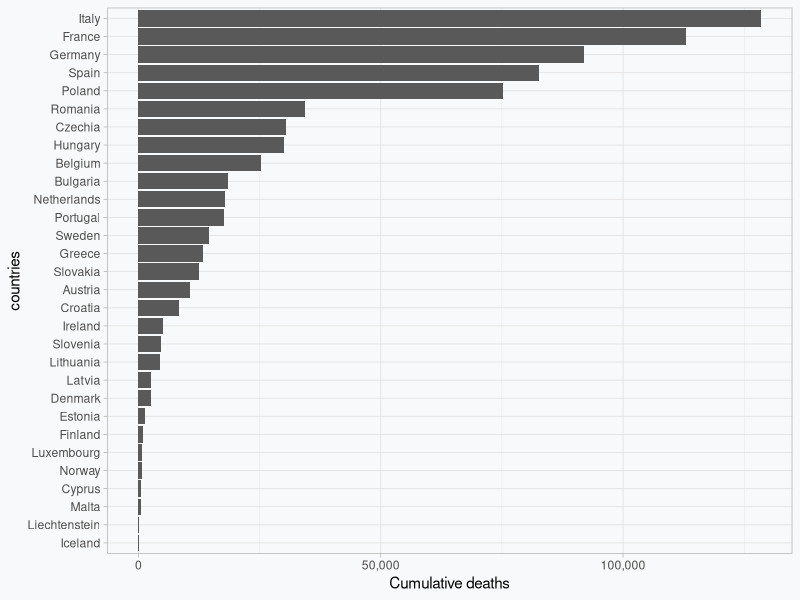
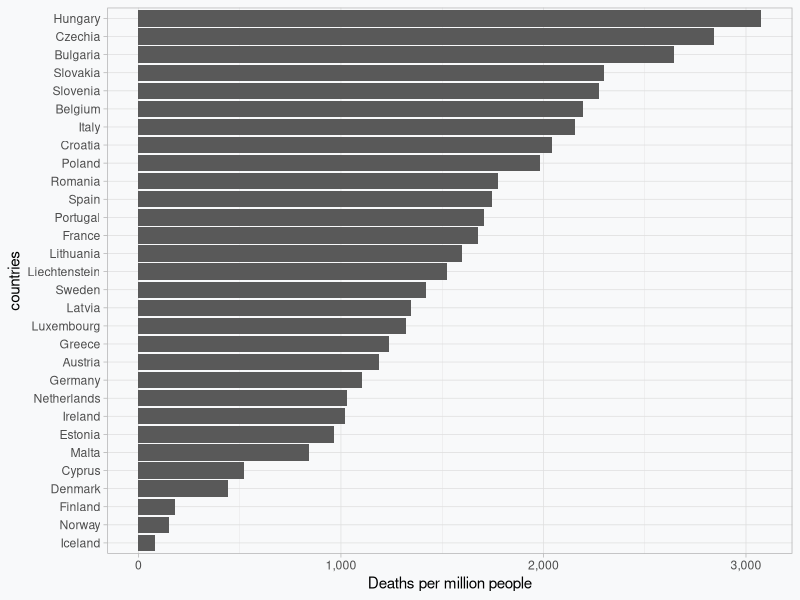
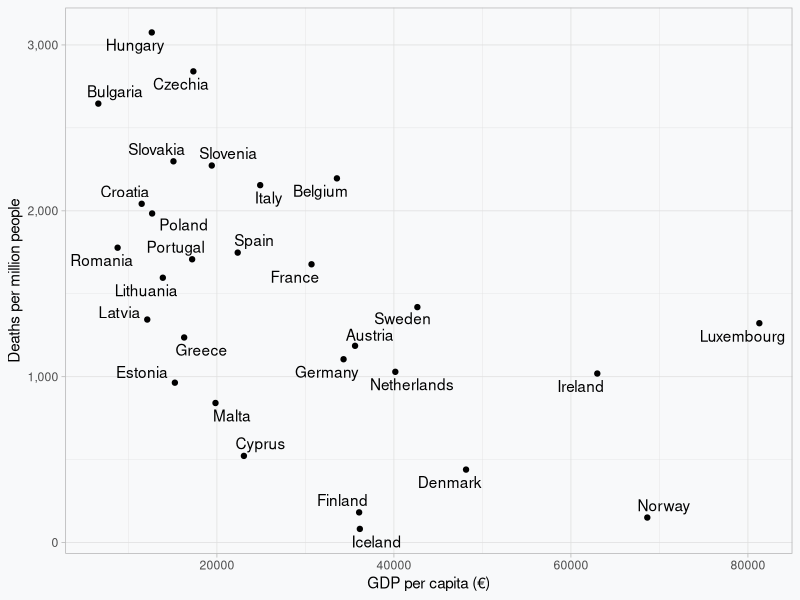
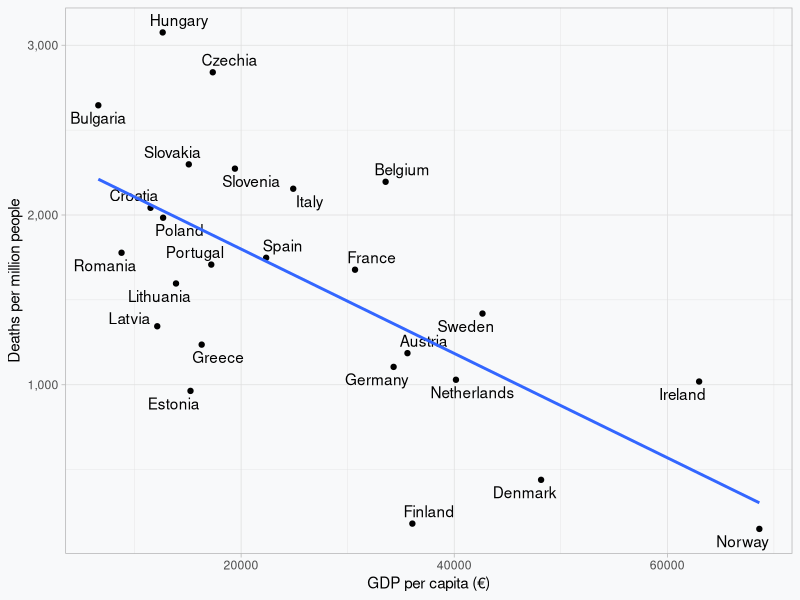
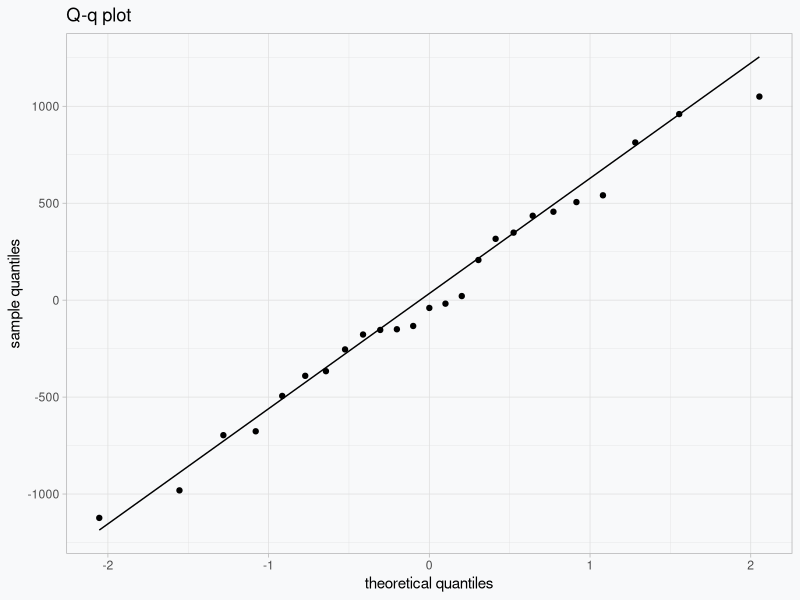
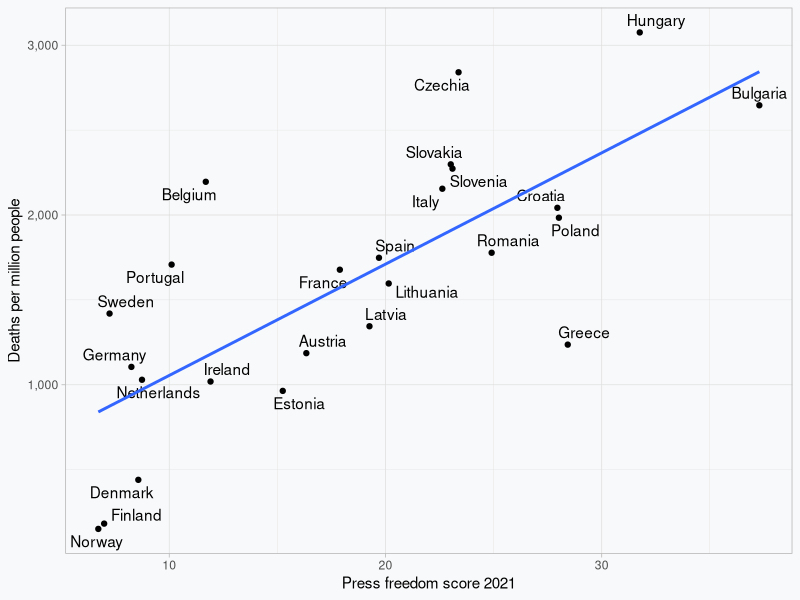
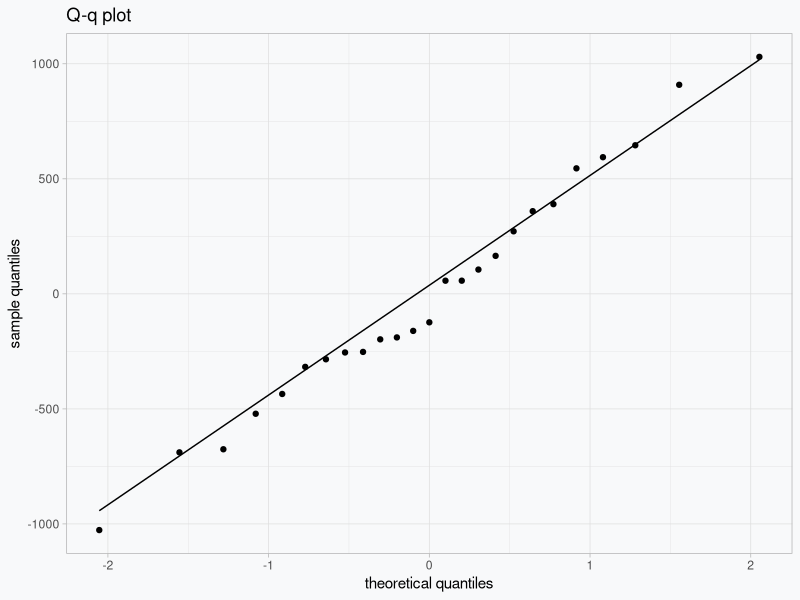

Write the R code that produced these figures, in order.
## ---- chunk 1
knitr::opts_chunk$set(message = FALSE, warning=FALSE)
## ---- chunk 2
library(tidyverse)         # for graphing and data cleaning
library(kableExtra)        # for better tables
library(scales)            # to decide between scientific and extended number notation in plots
library(ggrepel)           # to have points' labels displayed nicely in a scatter plot.
## ---- chunk 3
#read the dataset into “R”. The dataset will be called "data".
data <- read.csv("covid-data.csv")
## ---- chunk 4
#extract cumulative deaths and cases for each EU country for which data is available
q <- data %>% 
  group_by(countries) %>% 
  summarize(deaths = sum(deaths),
            cases = sum(cases)) %>% 
  arrange(desc(deaths))
## ---- chunk 5
#plot the table
kbl(q) %>%
   kable_styling(bootstrap_options = c("responsive"))

q$countries <- factor(q$countries, levels = q$countries[order(q$deaths)])
## ---- chunk 6
z <- ggplot(data = q, mapping = aes(x = deaths, y = countries)) +
  geom_bar(stat='identity') +
  theme_light() +
  theme(panel.background = element_rect(fill = "#F8F9FA", colour = "#F8F9FA"), plot.background = element_rect(fill = "#F8F9FA", colour = "#F8F9FA")) +
  scale_x_continuous(name = "Cumulative deaths", labels = comma) 

z
## ---- chunk 7

q <-  data %>% 
  group_by(countries,population) %>% 
  summarize(deaths = sum(deaths))

q <- tibble(countries = q$countries, deaths_pm = q$deaths/q$population*1000000) %>%
  arrange(desc(deaths_pm)) 

q$countries <- factor(q$countries, levels = q$countries[order(q$deaths_pm)])

#create a bar plot of the data above
z <- ggplot(data = q, mapping = aes(x = deaths_pm, y = countries)) +
  geom_bar(stat='identity') +
  theme_light() +
  theme(panel.background = element_rect(fill = "#F8F9FA", colour = "#F8F9FA"), plot.background = element_rect(fill = "#F8F9FA", colour = "#F8F9FA")) +
  scale_x_continuous(name = "Deaths per million people", labels = comma)

#show the plot
z
## ---- chunk 8

data <- read.csv("covid-data.csv")
gdp_data <- read.csv("gdp-europe.csv")
merged_data <- merge(data, gdp_data, by = "countries")

q <- merged_data %>% 
  group_by(countries,gdp_pp,population) %>% 
  summarize(deaths = sum(deaths))

q <- tibble(countries = q$countries, gdp_pp = q$gdp_pp, deaths_pm = q$deaths/q$population*1000000)

t = ggplot(data = q, mapping = aes(x = gdp_pp, y = deaths_pm)) +
  geom_point() + 
  geom_text_repel(aes(label=countries)) +
  theme_light() +
  scale_x_continuous(name = "GDP per capita (€)") +
  scale_y_continuous(name = "Deaths per million people", labels = comma) +
  theme(panel.background = element_rect(fill = "#F8F9FA", colour = "#F8F9FA"), plot.background = element_rect(fill = "#F8F9FA", colour = "#F8F9FA"))

t 
## ---- chunk 9

data <- read.csv("covid-data.csv")
gdp_data <- read.csv("gdp-europe.csv")
merged_data <- merge(data, gdp_data, by = "countries")

#countries with a population size smaller than one million
c_one_m <- unique(merged_data[which(merged_data$population < 1000000), ]$countries)
c_one_m <- paste(c_one_m, collapse = ", ")
print(paste(" The countries with a population size less than one million are", c_one_m, sep = " "))

#new data set with only countries with a population size over one million
merged_data <- merged_data[(merged_data$population > 1000000), ]

#create a table 
q <- merged_data %>% 
  group_by(countries,gdp_pp,population) %>% 
  summarize(deaths = sum(deaths))

#new table with added column "deaths per million people"
q <- tibble(countries = q$countries, gdp_pp = q$gdp_pp, deaths_pm = q$deaths/q$population*1000000)

#create plot
t <- ggplot(data = q, mapping = aes(x = gdp_pp, y = deaths_pm)) +
  geom_point() + 
  geom_text_repel(aes(label=countries)) +
  theme_light() +
  scale_x_continuous(name = "GDP per capita (€)") +
  scale_y_continuous(name = "Deaths per million people", labels = comma) +
  theme(panel.background = element_rect(fill = "#F8F9FA", colour = "#F8F9FA"), plot.background = element_rect(fill = "#F8F9FA", colour = "#F8F9FA"))


#add to the graph the line of best fit derived from the linear regression
u <- t +
  geom_smooth(method='lm', formula= y~x, se = FALSE)

u

#perform linear regression without plotting
m <- lm(deaths_pm ~ gdp_pp, # How does deaths_pm depend on (~) gdp_pp
        data = q) # Look in "q" for the variables

#print summary of linear regression
print(summary(m))

#print the q-q plot
ggplot() +
  stat_qq(aes(sample = m$residuals)) +
  stat_qq_line(aes(sample = m$residuals)) + 
  theme_light() +
  scale_x_continuous(name = "theoretical quantiles") +
  scale_y_continuous(name = "sample quantiles") +
  theme(panel.background = element_rect(fill = "#F8F9FA", colour = "#F8F9FA"),
plot.background = element_rect(fill = "#F8F9FA", colour = "#F8F9FA")) +
  ggtitle("Q-q plot") 

## ---- chunk 10
data <- read.csv("covid-data.csv") # from the ECDC
gdp_data <- read.csv("gdp-europe.csv") # from EUROSTAT
merged_data <- merge(data, gdp_data, by = "countries")
press_fr <- read.csv("index_2021.csv") # from Reporters Sans Frontiers
merged_data <- merge(merged_data, press_fr, by = "countries")

#new data set with only countries with a population size over one million
merged_data <- merged_data[(merged_data$population > 1000000), ]

#create a table
q <- merged_data %>%
  group_by(countries, gdp_pp, population, score) %>%
  summarize(deaths = sum(deaths))

#new table with added column "deaths per million" and "press freedom score"
q <- tibble(countries = q$countries, gdp_pp = q$gdp_pp, deaths_pm = q$deaths/q$population*1000000, press = q$score )

# create plot
t <- ggplot(data = q, mapping = aes(x = press, y = deaths_pm)) +
  geom_point() +
  geom_text_repel(aes(label=countries)) +
  theme_light() +
  scale_x_continuous(name = "Press freedom score 2021") +
  scale_y_continuous(name = "Deaths per million people", labels = comma) +
  theme(panel.background = element_rect(fill = "#F8F9FA", colour = "#F8F9FA"), plot.background = element_rect(fill = "#F8F9FA", colour = "#F8F9FA"))

#add to the graph the line of best fit derived from the linear regression
u <- t +
  geom_smooth(method='lm', formula= y~x, se = FALSE)

print(u)

#calculate and extract regression statistics summary
m <- lm(deaths_pm ~ press, # How does deaths_pm depend on (~) the 2021 press freedom score
         data = q) # Look in "q" for the variables
print(summary(m))

#plot the q-q plot for the residuals
pl <- ggplot() +
  stat_qq(aes(sample = m$residuals)) +
  stat_qq_line(aes(sample = m$residuals)) + 
  theme_light() +
  scale_x_continuous(name = "theoretical quantiles") +
  scale_y_continuous(name = "sample quantiles") +
  theme(panel.background = element_rect(fill = "#F8F9FA", colour = "#F8F9FA"),
        plot.background = element_rect(fill = "#F8F9FA", colour = "#F8F9FA")) +
  ggtitle("Q-q plot") 

plot(pl)
